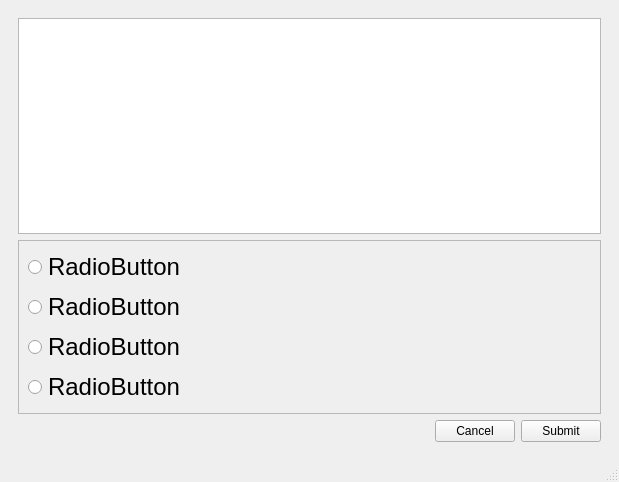
<?xml version="1.0" encoding="UTF-8"?>
<ui version="4.0">
 <class>Baddaz_code</class>
 <widget class="QMainWindow" name="Baddaz_code">
  <property name="geometry">
   <rect>
    <x>0</x>
    <y>0</y>
    <width>619</width>
    <height>482</height>
   </rect>
  </property>
  <property name="windowTitle">
   <string>INF1511 EXAM PRACTISE</string>
  </property>
  <widget class="QWidget" name="centralwidget">
   <layout class="QVBoxLayout" name="verticalLayout">
    <item>
     <widget class="QStackedWidget" name="stackedWidget">
      <property name="currentIndex">
       <number>1</number>
      </property>
      <widget class="QWidget" name="Start_page">
       <layout class="QVBoxLayout" name="verticalLayout_2">
        <item>
         <widget class="QLabel" name="label_3">
          <property name="maximumSize">
           <size>
            <width>16777215</width>
            <height>45</height>
           </size>
          </property>
          <property name="font">
           <font>
            <pointsize>48</pointsize>
           </font>
          </property>
          <property name="text">
           <string>Baddaz_code</string>
          </property>
          <property name="alignment">
           <set>Qt::AlignCenter</set>
          </property>
         </widget>
        </item>
        <item>
         <widget class="QLabel" name="label_2">
          <property name="maximumSize">
           <size>
            <width>16777215</width>
            <height>30</height>
           </size>
          </property>
          <property name="font">
           <font>
            <pointsize>18</pointsize>
           </font>
          </property>
          <property name="text">
           <string>INF1511 EXAM PRACTISE</string>
          </property>
          <property name="alignment">
           <set>Qt::AlignCenter</set>
          </property>
         </widget>
        </item>
        <item>
         <layout class="QHBoxLayout" name="horizontalLayout">
          <item>
           <widget class="QLabel" name="label">
            <property name="font">
             <font>
              <pointsize>26</pointsize>
             </font>
            </property>
            <property name="text">
             <string>How many questions?</string>
            </property>
           </widget>
          </item>
          <item>
           <widget class="QSpinBox" name="spinBox">
            <property name="minimumSize">
             <size>
              <width>0</width>
              <height>40</height>
             </size>
            </property>
            <property name="maximumSize">
             <size>
              <width>70</width>
              <height>16777215</height>
             </size>
            </property>
            <property name="font">
             <font>
              <pointsize>24</pointsize>
             </font>
            </property>
            <property name="alignment">
             <set>Qt::AlignCenter</set>
            </property>
           </widget>
          </item>
         </layout>
        </item>
        <item>
         <layout class="QHBoxLayout" name="horizontalLayout_4">
          <item>
           <widget class="QLabel" name="label_4">
            <property name="font">
             <font>
              <pointsize>26</pointsize>
             </font>
            </property>
            <property name="text">
             <string>Feedback During Exercise</string>
            </property>
           </widget>
          </item>
          <item>
           <spacer name="horizontalSpacer_3">
            <property name="orientation">
             <enum>Qt::Horizontal</enum>
            </property>
            <property name="sizeHint" stdset="0">
             <size>
              <width>40</width>
              <height>20</height>
             </size>
            </property>
           </spacer>
          </item>
          <item>
           <widget class="QRadioButton" name="radioButton_5">
            <property name="text">
             <string/>
            </property>
           </widget>
          </item>
         </layout>
        </item>
        <item>
         <layout class="QHBoxLayout" name="horizontalLayout_5">
          <item>
           <widget class="QLabel" name="label_5">
            <property name="font">
             <font>
              <pointsize>26</pointsize>
             </font>
            </property>
            <property name="text">
             <string>Feedback After Exercise</string>
            </property>
           </widget>
          </item>
          <item>
           <spacer name="horizontalSpacer_4">
            <property name="orientation">
             <enum>Qt::Horizontal</enum>
            </property>
            <property name="sizeHint" stdset="0">
             <size>
              <width>40</width>
              <height>20</height>
             </size>
            </property>
           </spacer>
          </item>
          <item>
           <widget class="QRadioButton" name="radioButton_6">
            <property name="text">
             <string/>
            </property>
           </widget>
          </item>
         </layout>
        </item>
        <item>
         <layout class="QHBoxLayout" name="horizontalLayout_2">
          <item>
           <spacer name="horizontalSpacer">
            <property name="orientation">
             <enum>Qt::Horizontal</enum>
            </property>
            <property name="sizeHint" stdset="0">
             <size>
              <width>40</width>
              <height>20</height>
             </size>
            </property>
           </spacer>
          </item>
          <item>
           <widget class="QPushButton" name="pushButton">
            <property name="text">
             <string>Start Exercise</string>
            </property>
           </widget>
          </item>
         </layout>
        </item>
       </layout>
      </widget>
      <widget class="QWidget" name="Questions_page">
       <layout class="QVBoxLayout" name="verticalLayout_4">
        <item>
         <widget class="QTextBrowser" name="textBrowser">
          <property name="minimumSize">
           <size>
            <width>0</width>
            <height>0</height>
           </size>
          </property>
          <property name="maximumSize">
           <size>
            <width>16777215</width>
            <height>16777215</height>
           </size>
          </property>
          <property name="font">
           <font>
            <pointsize>18</pointsize>
           </font>
          </property>
         </widget>
        </item>
        <item>
         <widget class="QFrame" name="frame">
          <property name="font">
           <font>
            <pointsize>18</pointsize>
           </font>
          </property>
          <property name="frameShape">
           <enum>QFrame::StyledPanel</enum>
          </property>
          <property name="frameShadow">
           <enum>QFrame::Raised</enum>
          </property>
          <layout class="QVBoxLayout" name="verticalLayout_5">
           <item>
            <widget class="QRadioButton" name="radioButton">
             <property name="text">
              <string>RadioButton</string>
             </property>
            </widget>
           </item>
           <item>
            <widget class="QRadioButton" name="radioButton_4">
             <property name="text">
              <string>RadioButton</string>
             </property>
            </widget>
           </item>
           <item>
            <widget class="QRadioButton" name="radioButton_2">
             <property name="text">
              <string>RadioButton</string>
             </property>
            </widget>
           </item>
           <item>
            <widget class="QRadioButton" name="radioButton_3">
             <property name="text">
              <string>RadioButton</string>
             </property>
            </widget>
           </item>
          </layout>
         </widget>
        </item>
        <item>
         <layout class="QHBoxLayout" name="horizontalLayout_3">
          <property name="leftMargin">
           <number>40</number>
          </property>
          <item>
           <spacer name="horizontalSpacer_2">
            <property name="orientation">
             <enum>Qt::Horizontal</enum>
            </property>
            <property name="sizeHint" stdset="0">
             <size>
              <width>40</width>
              <height>20</height>
             </size>
            </property>
           </spacer>
          </item>
          <item>
           <widget class="QPushButton" name="pushButton_3">
            <property name="text">
             <string>Cancel</string>
            </property>
           </widget>
          </item>
          <item>
           <widget class="QPushButton" name="pushButton_2">
            <property name="text">
             <string>Submit</string>
            </property>
           </widget>
          </item>
         </layout>
        </item>
       </layout>
      </widget>
     </widget>
    </item>
   </layout>
  </widget>
  <widget class="QMenuBar" name="menubar">
   <property name="geometry">
    <rect>
     <x>0</x>
     <y>0</y>
     <width>619</width>
     <height>22</height>
    </rect>
   </property>
  </widget>
  <widget class="QStatusBar" name="statusbar"/>
 </widget>
 <resources/>
 <connections/>
</ui>
